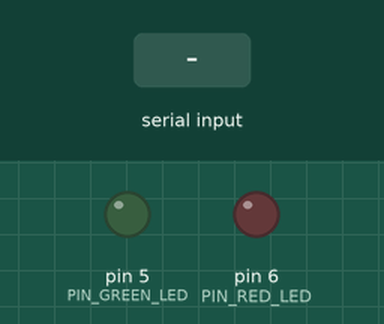
Bench run of a sketch on a simulated Arduino Uno, built with avr-gcc and run on an emulated ATmega328P. On the bench: output pins drawn as LEDs (lit = HIGH). Inputs (shaded band) come from the test bench.

Above: at 1.2 s.
1.3 s: "1" received over Serial
At 2.4 s:
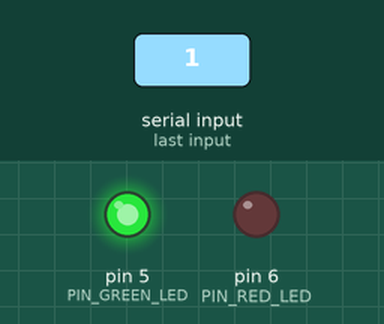
2.8 s: "0" received over Serial
At 3.5 s:
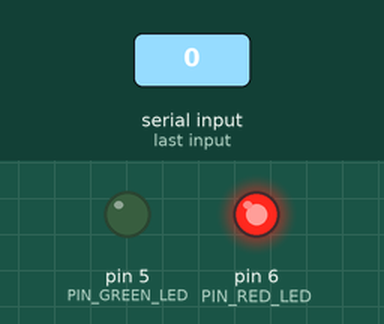
4.3 s: "2" received over Serial
At 4.7 s:
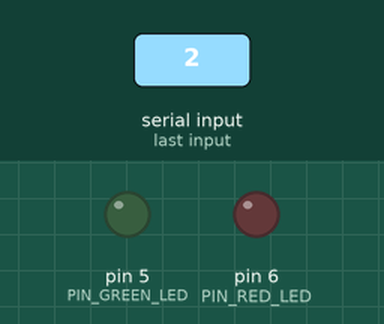
Timing chart, 0 to 7.3 s (numbered marks = the images above; inputs shaded):
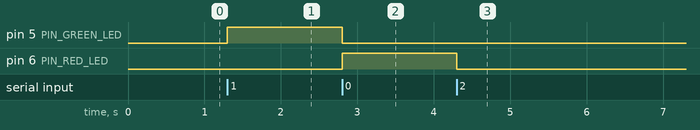

The sketch:

arduino_uno_ppe.ino
```cpp
const int PIN_GREEN_LED = 5;
const int PIN_RED_LED   = 6;

void setup() {
  pinMode(PIN_GREEN_LED, OUTPUT);
  pinMode(PIN_RED_LED, OUTPUT);
  digitalWrite(PIN_GREEN_LED, LOW);
  digitalWrite(PIN_RED_LED, LOW);
  Serial.begin(115200);
}

void loop() {
  if (Serial.available()) {
    char c = Serial.read();

    if (c == '1') {
      digitalWrite(PIN_GREEN_LED, HIGH);
      digitalWrite(PIN_RED_LED, LOW);
    }
    else if (c == '0') {
      digitalWrite(PIN_GREEN_LED, LOW);
      digitalWrite(PIN_RED_LED, HIGH);
    }
    else if (c == '2') {
      digitalWrite(PIN_GREEN_LED, LOW);
      digitalWrite(PIN_RED_LED, LOW);
    }
  }
}
```

Measured:
- after the input at 1.3 s, pin 5 (PIN_GREEN_LED): LOW → HIGH at once
- after the input at 2.8 s, pin 5 (PIN_GREEN_LED): HIGH → LOW at once; pin 6 (PIN_RED_LED): LOW → HIGH at once
- after the input at 4.3 s, pin 6 (PIN_RED_LED): HIGH → LOW at once
